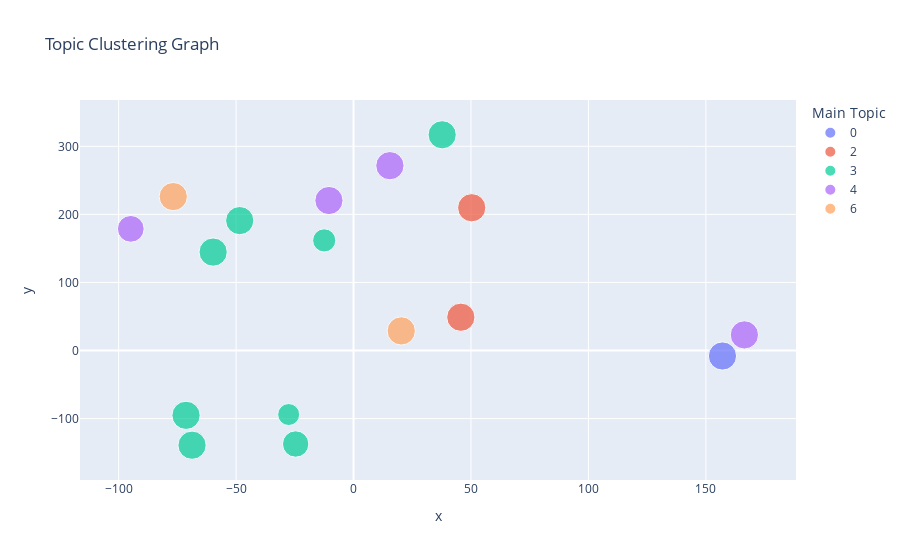

The notebook cell this image was saved under:
### Markdown cell above
This visualization generates a 2D clustering graph representing each article as a point in the topic space, which uses t-SNE dimensionality reduction and clustering. The goal of this visualization is to show every article compared to each other by their similarity in topics. You should see clusters of articles that share a lot of topic words and overall themes, while articles that differ in their topics are shown far apart. Colored by an article's main topic.

### Code cell
visualize_topic_cluster_tsne(lda_model, df)

### Figure 1 — Plotly figure (JSON) as saved in the notebook; plotly's stock layout.template omitted (floating-point values rounded to 4 significant figures)
{"data": [{"customdata": [[5, "White House on defensive over Hunter Biden art sales", [["say", "president", "son", "buyer", "artwork", "purchase", "year", "work", "know", "target"]], "www.nation.com.pk", "Positive", 0.9942]], "hovertemplate": "ID: %{customdata[0]}<br>Article Title: %{customdata[1]}<br>Associated Words: %{customdata[2]}<br>Address: %{customdata[3]}<br>Sentiment Label: %{customdata[4]}<br>Main Topic Score: %{customdata[5]}", "legendgroup": "0", "marker": {"color": "#636efa", "size": [0.9942], "sizemode": "area", "sizeref": 0.002498, "symbol": "circle"}, "mode": "markers", "name": "0", "orientation": "v", "showlegend": true, "type": "scatter", "x": [157.1], "xaxis": "x", "y": [-8.056], "yaxis": "y"}, {"customdata": [[0, "Hunter Biden's $250K wire from China labeled as a 'personal investment'", [["wire", "say", "comer", "receive", "address", "partner", "loan", "bombshell", "beneficiary", "news"]], "www.foxnews.com", "Neutral Positive", 0.9975], [14, "Abrams: Comer’s Biden ‘bombshell’ once again falls way short", [["wire", "say", "comer", "receive", "address", "partner", "loan", "bombshell", "beneficiary", "news"]], "www.newsnationnow.com", "Positive", 0.997]], "hovertemplate": "ID: %{customdata[0]}<br>Article Title: %{customdata[1]}<br>Associated Words: %{customdata[2]}<br>Address: %{customdata[3]}<br>Sentiment Label: %{customdata[4]}<br>Main Topic Score: %{customdata[5]}", "legendgroup": "2", "marker": {"color": "#EF553B", "size": [0.9975, 0.997], "sizemode": "area", "sizeref": 0.002498, "symbol": "circle"}, "mode": "markers", "name": "2", "orientation": "v", "showlegend": true, "type": "scatter", "x": [50.32, 45.68], "xaxis": "x", "y": [209.7, 48.9], "yaxis": "y"}, {"customdata": [[1, "DOJ ordered Hunter Biden investigators to 'remove any reference' to Joe Biden in FARA probe warrant: House GOP", [["say", "office", "information", "attorney", "source", "charge", "foreign", "family", "relate", "son"]], "www.foxnews.com", "Neutral Positive", 0.6037], [13, "Sen. Grassley demand answers over handling of federal probe into Biden family", [["say", "office", "information", "attorney", "source", "charge", "foreign", "family", "relate", "son"]], "wjla.com", "Neutral Negative", 0.6708], [4, "Hunter Biden to plead guilty to federal tax charges, strikes deal on gun charge", [["say", "office", "information", "attorney", "source", "charge", "foreign", "family", "relate", "son"]], "www.nation.com.pk", "Negative", 0.9947], [12, "Grassley Reveals New Details of FBI Efforts to Tamper with Far-Reaching Biden Family Investigations", [["say", "office", "information", "attorney", "source", "charge", "foreign", "family", "relate", "son"]], "www.grassley.senate.gov", "Neutral Negative", 0.8695], [11, "FBI received 'criminal information' from over 40 confidential sources on Joe Biden, Hunter, James: Grassley", [["say", "office", "information", "attorney", "source", "charge", "foreign", "family", "relate", "son"]], "www.foxnews.com", "Negative", 0.9989], [15, "FBI hindered Hunter probe — and David Weiss skipped briefing on Biden bribery allegations, US attorney testifies", [["say", "office", "information", "attorney", "source", "charge", "foreign", "family", "relate", "son"]], "nypost.com", "Positive", 0.9979], [9, "Hunter Biden prosecutor wasn’t blocked from bringing California charges, US attorney tells Congress", [["say", "office", "information", "attorney", "source", "charge", "foreign", "family", "relate", "son"]], "apnews.com", "Neutral Positive", 0.9946], [10, "Biden-picked LA US attorney claimed he was too ‘resource-strapped’ to charge Hunter", [["say", "office", "information", "attorney", "source", "charge", "foreign", "family", "relate", "son"]], "nypost.com", "Neutral", 0.9967]], "hovertemplate": "ID: %{customdata[0]}<br>Article Title: %{customdata[1]}<br>Associated Words: %{customdata[2]}<br>Address: %{customdata[3]}<br>Sentiment Label: %{customdata[4]}<br>Main Topic Score: %{customdata[5]}", "legendgroup": "3", "marker": {"color": "#00cc96", "size": [0.6037, 0.6708, 0.9947, 0.8695, 0.9989, 0.9979, 0.9946, 0.9967], "sizemode": "area", "sizeref": 0.002498, "symbol": "circle"}, "mode": "markers", "name": "3", "orientation": "v", "showlegend": true, "type": "scatter", "x": [-27.6, -12.48, 37.74, -24.63, -71.3, -68.74, -48.45, -59.76], "xaxis": "x", "y": [-94.04, 161.8, 316.9, -137.3, -95.21, -139.1, 190.9, 144.6], "yaxis": "y"}, {"customdata": [[8, "Comer says he will issue subpoenas 'today' for Hunter Biden, James Biden bank records", [["say", "document", "impeachment", "hearing", "evidence", "house", "family", "president", "political", "address"]], "abcnews.go.com", "Neutral", 0.8959], [6, "Hunter Biden figures in ‘multiple criminal investigations”", [["say", "document", "impeachment", "hearing", "evidence", "house", "family", "president", "political", "address"]], "www.nation.com.pk", "Negative", 0.9935], [3, "House Republicans make their case for Biden impeachment inquiry at first hearing", [["say", "document", "impeachment", "hearing", "evidence", "house", "family", "president", "political", "address"]], "apnews.com", "Neutral", 0.9984], [7, "Hunter Biden probe: House Republicans release more than 700 pages of internal IRS documents from whistleblowers", [["say", "document", "impeachment", "hearing", "evidence", "house", "family", "president", "political", "address"]], "www.cnn.com", "Neutral Negative", 0.9982]], "hovertemplate": "ID: %{customdata[0]}<br>Article Title: %{customdata[1]}<br>Associated Words: %{customdata[2]}<br>Address: %{customdata[3]}<br>Sentiment Label: %{customdata[4]}<br>Main Topic Score: %{customdata[5]}", "legendgroup": "4", "marker": {"color": "#ab63fa", "size": [0.8959, 0.9935, 0.9984, 0.9982], "sizemode": "area", "sizeref": 0.002498, "symbol": "circle"}, "mode": "markers", "name": "4", "orientation": "v", "showlegend": true, "type": "scatter", "x": [-94.82, -10.47, 15.49, 166.4], "xaxis": "x", "y": [178.7, 220.4, 271.5, 22.96], "yaxis": "y"}, {"customdata": [[2, "Hunter Biden sues Rudy Giuliani over laptop, accuses ex-Trump lawyer of 'hacking'", [["drug", "president", "son", "nation", "month", "get", "laptop", "use", "father", "crack"]], "www.foxnews.com", "Negative", 0.9976], [16, "The Real Hunter Biden Scandal", [["drug", "president", "son", "nation", "month", "get", "laptop", "use", "father", "crack"]], "www.thenation.com", "Positive", 0.999]], "hovertemplate": "ID: %{customdata[0]}<br>Article Title: %{customdata[1]}<br>Associated Words: %{customdata[2]}<br>Address: %{customdata[3]}<br>Sentiment Label: %{customdata[4]}<br>Main Topic Score: %{customdata[5]}", "legendgroup": "6", "marker": {"color": "#FFA15A", "size": [0.9976, 0.999], "sizemode": "area", "sizeref": 0.002498, "symbol": "circle"}, "mode": "markers", "name": "6", "orientation": "v", "showlegend": true, "type": "scatter", "x": [-76.74, 20.32], "xaxis": "x", "y": [226.2, 28.81], "yaxis": "y"}], "layout": {"legend": {"itemsizing": "constant", "title": {"text": "Main Topic"}, "tracegroupgap": 0}, "title": {"text": "Topic Clustering Graph"}, "xaxis": {"anchor": "y", "domain": [0, 1], "title": {"text": "x"}}, "yaxis": {"anchor": "x", "domain": [0, 1], "title": {"text": "y"}}}}
